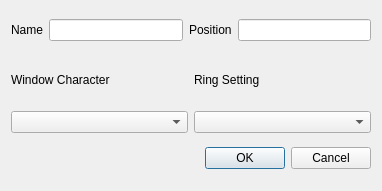
<?xml version="1.0" encoding="UTF-8"?>
<ui version="4.0">
 <class>RotorSetupDialog</class>
 <widget class="QDialog" name="RotorSetupDialog">
  <property name="geometry">
   <rect>
    <x>0</x>
    <y>0</y>
    <width>382</width>
    <height>191</height>
   </rect>
  </property>
  <property name="windowTitle">
   <string>Dialog</string>
  </property>
  <layout class="QVBoxLayout" name="verticalLayout_3">
   <item>
    <layout class="QHBoxLayout" name="horizontalLayout_2">
     <item>
      <widget class="QLabel" name="label_3">
       <property name="text">
        <string>Name</string>
       </property>
      </widget>
     </item>
     <item>
      <widget class="QLineEdit" name="edtRotorName"/>
     </item>
     <item>
      <widget class="QLabel" name="label_4">
       <property name="text">
        <string>Position</string>
       </property>
      </widget>
     </item>
     <item>
      <widget class="QLineEdit" name="edtRotorPosition"/>
     </item>
    </layout>
   </item>
   <item>
    <layout class="QHBoxLayout" name="horizontalLayout">
     <item>
      <layout class="QVBoxLayout" name="verticalLayout">
       <item>
        <widget class="QLabel" name="label">
         <property name="maximumSize">
          <size>
           <width>16777215</width>
           <height>50</height>
          </size>
         </property>
         <property name="text">
          <string>Window Character</string>
         </property>
        </widget>
       </item>
       <item>
        <widget class="QComboBox" name="cbxWindowChar"/>
       </item>
      </layout>
     </item>
     <item>
      <layout class="QVBoxLayout" name="verticalLayout_2">
       <item>
        <widget class="QLabel" name="label_2">
         <property name="maximumSize">
          <size>
           <width>16777215</width>
           <height>50</height>
          </size>
         </property>
         <property name="text">
          <string>Ring Setting</string>
         </property>
        </widget>
       </item>
       <item>
        <widget class="QComboBox" name="cbxRingSetting"/>
       </item>
      </layout>
     </item>
    </layout>
   </item>
   <item>
    <widget class="QDialogButtonBox" name="buttonBox">
     <property name="orientation">
      <enum>Qt::Horizontal</enum>
     </property>
     <property name="standardButtons">
      <set>QDialogButtonBox::Cancel|QDialogButtonBox::Ok</set>
     </property>
    </widget>
   </item>
  </layout>
 </widget>
 <resources/>
 <connections>
  <connection>
   <sender>buttonBox</sender>
   <signal>accepted()</signal>
   <receiver>RotorSetupDialog</receiver>
   <slot>slotAccept()</slot>
   <hints>
    <hint type="sourcelabel">
     <x>248</x>
     <y>254</y>
    </hint>
    <hint type="destinationlabel">
     <x>157</x>
     <y>274</y>
    </hint>
   </hints>
  </connection>
  <connection>
   <sender>buttonBox</sender>
   <signal>rejected()</signal>
   <receiver>RotorSetupDialog</receiver>
   <slot>reject()</slot>
   <hints>
    <hint type="sourcelabel">
     <x>316</x>
     <y>260</y>
    </hint>
    <hint type="destinationlabel">
     <x>286</x>
     <y>274</y>
    </hint>
   </hints>
  </connection>
 </connections>
 <slots>
  <slot>slotAccept()</slot>
 </slots>
</ui>
